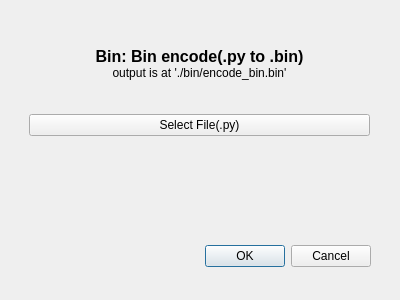
<?xml version="1.0" encoding="UTF-8"?>
<ui version="4.0">
 <class>Dialog</class>
 <widget class="QDialog" name="Dialog">
  <property name="geometry">
   <rect>
    <x>0</x>
    <y>0</y>
    <width>400</width>
    <height>300</height>
   </rect>
  </property>
  <property name="windowTitle">
   <string>Bin: Bin encode(.py to .bin)</string>
  </property>
  <widget class="QDialogButtonBox" name="buttonBox">
   <property name="geometry">
    <rect>
     <x>30</x>
     <y>240</y>
     <width>341</width>
     <height>32</height>
    </rect>
   </property>
   <property name="orientation">
    <enum>Qt::Horizontal</enum>
   </property>
   <property name="standardButtons">
    <set>QDialogButtonBox::Cancel|QDialogButtonBox::Ok</set>
   </property>
  </widget>
  <widget class="QWidget" name="gridLayoutWidget">
   <property name="geometry">
    <rect>
     <x>29</x>
     <y>19</y>
     <width>341</width>
     <height>211</height>
    </rect>
   </property>
   <layout class="QGridLayout" name="gridLayout">
    <item row="0" column="0" colspan="2">
     <widget class="QLabel" name="label">
      <property name="text">
       <string>&lt;!DOCTYPE HTML PUBLIC &quot;-//W3C//DTD HTML 4.0//EN&quot; &quot;http://www.w3.org/TR/REC-html40/strict.dtd&quot;&gt;
&lt;html&gt;&lt;head&gt;&lt;meta name=&quot;qrichtext&quot; content=&quot;1&quot; /&gt;&lt;meta charset=&quot;utf-8&quot; /&gt;&lt;style type=&quot;text/css&quot;&gt;
p, li { white-space: pre-wrap; }
hr { height: 1px; border-width: 0; }
li.unchecked::marker { content: &quot;\2610&quot;; }
li.checked::marker { content: &quot;\2612&quot;; }
&lt;/style&gt;&lt;/head&gt;&lt;body style=&quot; font-family:'Microsoft YaHei UI'; font-size:9pt; font-weight:400; font-style:normal;&quot;&gt;
&lt;p style=&quot; margin-top:0px; margin-bottom:0px; margin-left:0px; margin-right:0px; -qt-block-indent:0; text-indent:0px;&quot;&gt;&lt;span style=&quot; font-size:12pt; font-weight:700;&quot;&gt;Bin: Bin encode(.py to .bin)&lt;/span&gt;&lt;/p&gt;
&lt;p style=&quot; margin-top:0px; margin-bottom:0px; margin-left:0px; margin-right:0px; -qt-block-indent:0; text-indent:0px;&quot;&gt;output is at './bin/encode_bin.bin'&lt;/p&gt;&lt;/body&gt;&lt;/html&gt;</string>
      </property>
      <property name="alignment">
       <set>Qt::AlignCenter</set>
      </property>
     </widget>
    </item>
    <item row="2" column="0" colspan="2">
     <widget class="QLabel" name="label_2">
      <property name="text">
       <string/>
      </property>
      <property name="wordWrap">
       <bool>true</bool>
      </property>
     </widget>
    </item>
    <item row="1" column="0" colspan="2">
     <widget class="QPushButton" name="pushButton">
      <property name="text">
       <string>Select File(.py)</string>
      </property>
     </widget>
    </item>
   </layout>
  </widget>
 </widget>
 <resources/>
 <connections>
  <connection>
   <sender>buttonBox</sender>
   <signal>accepted()</signal>
   <receiver>Dialog</receiver>
   <slot>accept()</slot>
   <hints>
    <hint type="sourcelabel">
     <x>248</x>
     <y>254</y>
    </hint>
    <hint type="destinationlabel">
     <x>157</x>
     <y>274</y>
    </hint>
   </hints>
  </connection>
  <connection>
   <sender>buttonBox</sender>
   <signal>rejected()</signal>
   <receiver>Dialog</receiver>
   <slot>reject()</slot>
   <hints>
    <hint type="sourcelabel">
     <x>316</x>
     <y>260</y>
    </hint>
    <hint type="destinationlabel">
     <x>286</x>
     <y>274</y>
    </hint>
   </hints>
  </connection>
 </connections>
</ui>
